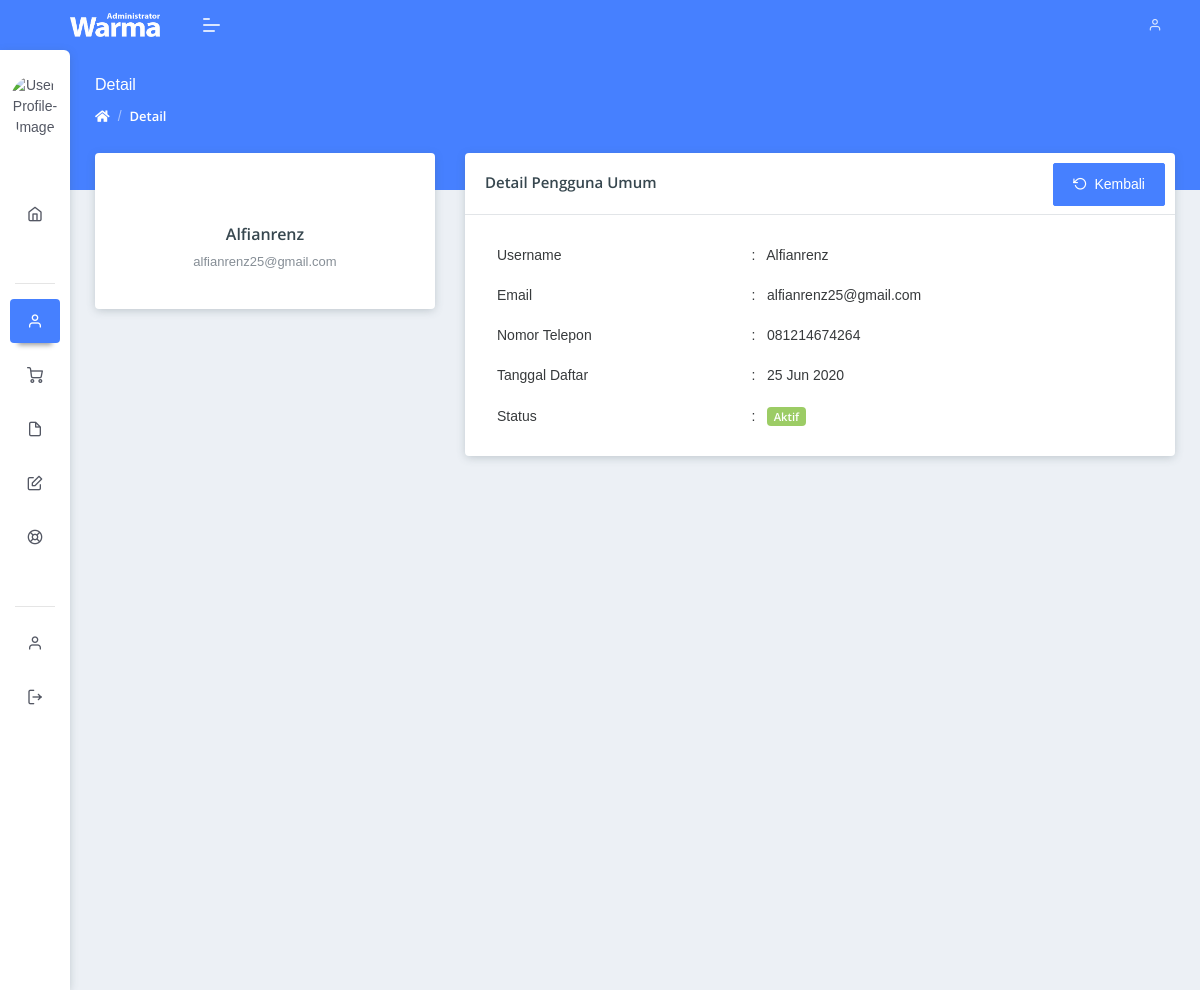
The app's page /akun/detail_akun_umum/1, older data.
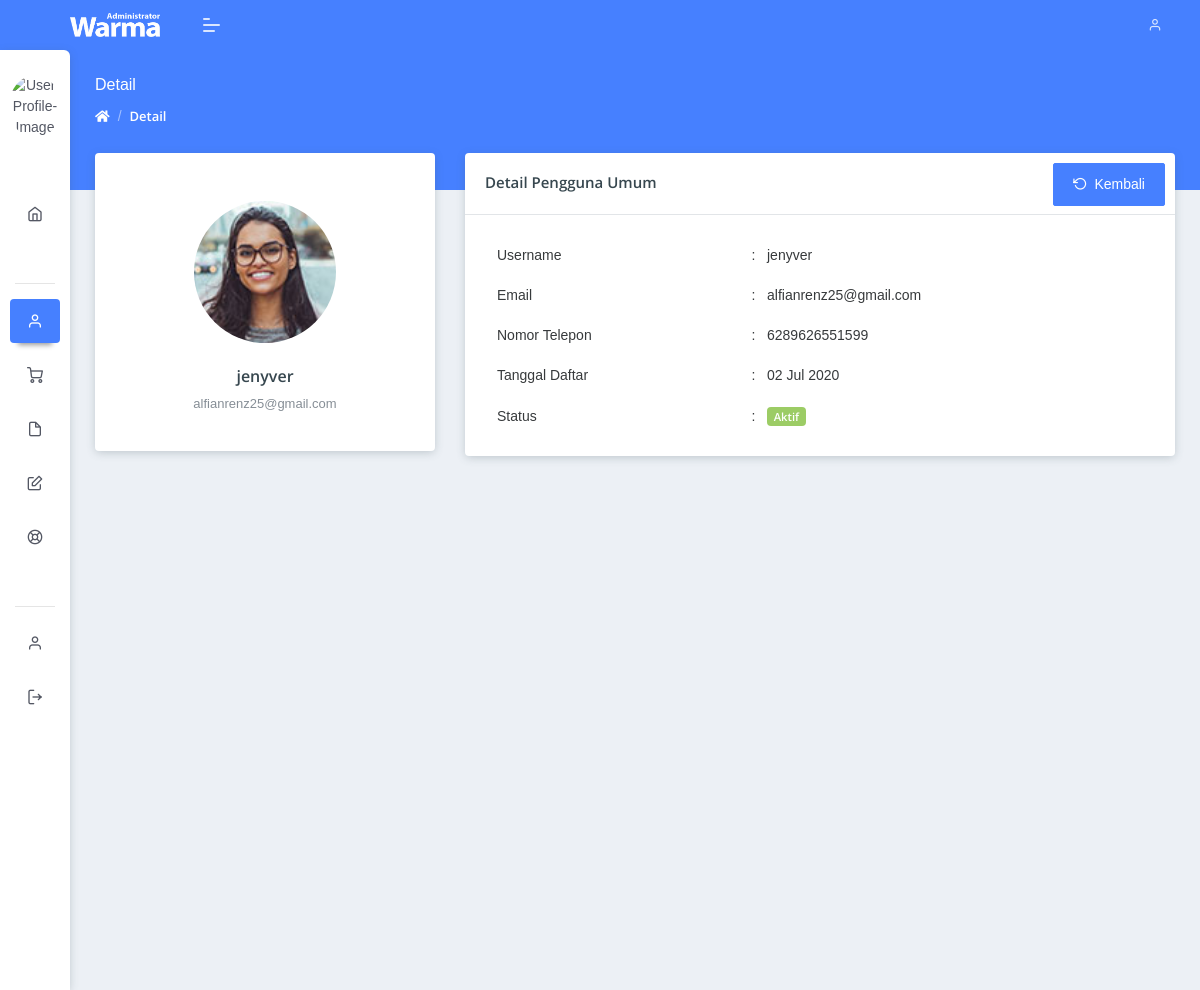
The same page, newer data.
### tables this page shows
CREATE TABLE `akun_umum` (
  `id_umum` int(11) NOT NULL,
  `username` varchar(50) NOT NULL,
  `email` varchar(70) NOT NULL,
  `telepon` varchar(20) NOT NULL,
  `password` varchar(256) NOT NULL,
  `foto` varchar(100) NOT NULL,
  `tanggal_daftar` datetime NOT NULL,
  `status_aktif` int(11) NOT NULL,
  `tipe` int(11) NOT NULL
);

### application/core/My_Controller.php (called while the page is built, shortened)
<?php
class My_Controller extends CI_Controller
{
    public function __construct()
    {
        $this->load->model('keranjang_model');
    }
    public function paggingAdmin($content, $data = NULL)
    {
        $data['session'] = $this->db->get_where('admin', ['id_admin' => $this->session->userdata('id')])->row_array();
        $data['header'] = $this->load->view('template/admin/header', $data, TRUE);
        $data['sidebar'] = $this->load->view('template/admin/sidebar', $data, TRUE);
        $data['content'] = $this->load->view($content, $data, TRUE);
        $this->load->view('template/admin/index', $data);
    }
}

### application/controllers/Akun.php (called while the page is built, shortened)
<?php
class Akun extends My_Controller
{
    public function detail_akun_umum($id)
    {
        $data['title'] = 'Warma CIC | Detail Akun Pengguna Umum';
        $data['umum'] = $this->user_model->getUmum_id($id);
        $this->paggingAdmin('admin/akun_umum/detail_akun_umum', $data);
    }
}

### index.php (called while the page is built, shortened)
<?php
require_once BASEPATH.'core/CodeIgniter.php';

### application/models/User_model.php (called while the page is built, shortened)
<?php
class User_model extends CI_Model
{
    public function getUmum_id($id)
    {
        $this->db->select('*');
        $this->db->from('akun_umum');
        $this->db->where(['id_umum' => $id]);
        return $this->db->get()->row_array();
    }
}

### application/views/admin/akun_umum/detail_akun_umum.php (the view, shortened to what the changed rows need)
<div class="pcoded-main-container">
    <div class="pcoded-content">
        <div class="row">
            <div class="col-sm-4">
                <div class="card text-center">
                    <div class="card-body">
                        <div class="thumbnail">
                            <div class="thumb">
                                <a href="<?= base_url('upload/foto_user/' . $umum['foto']); ?>" data-lightbox="1">
                                    <img src="<?= base_url('upload/foto_user/' . $umum['foto']); ?>" alt="" class="img-fluid img-radius" width="142px" style="object-fit: cover; margin-top:28px">
                                </a>
                            </div>
                        </div>
                        <h5 class="mt-4"><?= $umum['username']; ?></h5>
                        <p class="text-muted" style="margin-bottom: 17px;"><?= $umum['email']; ?></p>
                    </div>
                </div>
            </div>
            <div class="col-sm-8">
                <div class="card">
                    <div class="card-body">
                        <div class="table-responsive">
                            <table class="table table-sm table-borderless mb-0">
                                <tbody>
                                    <tr>
                                        <td>Username</td>
                                        <td>:&nbsp;&nbsp; <?= $umum['username']; ?></td>
                                    </tr>
                                    <tr>
                                        <td>Email</td>
                                        <td>:&nbsp;&nbsp; <?= $umum['email']; ?></td>
                                    </tr>
                                    <tr>
                                        <td>Nomor Telepon</td>
                                        <td>:&nbsp;&nbsp; <?= $umum['telepon']; ?></td>
                                    </tr>
                                    <tr>
                                        <td>Tanggal Daftar</td>
                                        <td>:&nbsp;&nbsp; <?= date('d M Y', strtotime($umum['tanggal_daftar'])); ?></td>
                                    </tr>
                                </tbody>
                            </table>
                        </div>
                    </div>
                </div>
            </div>
        </div>
    </div>
</div>

Row changes from the older to the newer data that the page shows:
changed akun_umum "alfianrenz25@gmail.com": foto "alfianrenz.jpg" → "jenyver.jpg" (drawn); foto: picture added; username "Alfianrenz" → "jenyver"; telepon "081214674264" → "6289626551599"; tanggal_daftar "25 Jun 2020" → "02 Jul 2020"
